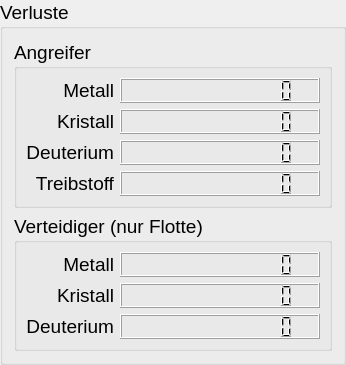
         <widget class="QGroupBox" name="groupBox_9">
          <property name="font">
           <font>
            <pointsize>14</pointsize>
           </font>
          </property>
          <property name="title">
           <string>Verluste</string>
          </property>
          <layout class="QGridLayout" name="gridLayout_12">
           <item row="0" column="0">
            <widget class="QGroupBox" name="groupBox_7">
             <property name="font">
              <font>
               <pointsize>14</pointsize>
              </font>
             </property>
             <property name="title">
              <string>Angreifer</string>
             </property>
             <layout class="QGridLayout" name="gridLayout_10">
              <item row="1" column="0">
               <widget class="QLabel" name="label_57">
                <property name="font">
                 <font>
                  <pointsize>14</pointsize>
                 </font>
                </property>
                <property name="text">
                 <string>Kristall</string>
                </property>
                <property name="alignment">
                 <set>Qt::AlignRight|Qt::AlignTrailing|Qt::AlignVCenter</set>
                </property>
               </widget>
              </item>
              <item row="1" column="1">
               <widget class="QLCDNumber" name="vKrisA_res">
                <property name="minimumSize">
                 <size>
                  <width>200</width>
                  <height>25</height>
                 </size>
                </property>
                <property name="font">
                 <font>
                  <pointsize>14</pointsize>
                 </font>
                </property>
                <property name="smallDecimalPoint">
                 <bool>false</bool>
                </property>
                <property name="digitCount">
                 <number>12</number>
                </property>
                <property name="segmentStyle">
                 <enum>QLCDNumber::Filled</enum>
                </property>
               </widget>
              </item>
              <item row="2" column="0">
               <widget class="QLabel" name="label_58">
                <property name="font">
                 <font>
                  <pointsize>14</pointsize>
                 </font>
                </property>
                <property name="text">
                 <string>Deuterium</string>
                </property>
                <property name="alignment">
                 <set>Qt::AlignRight|Qt::AlignTrailing|Qt::AlignVCenter</set>
                </property>
               </widget>
              </item>
              <item row="2" column="1">
               <widget class="QLCDNumber" name="vDeutA_res">
                <property name="minimumSize">
                 <size>
                  <width>200</width>
                  <height>25</height>
                 </size>
                </property>
                <property name="font">
                 <font>
                  <pointsize>14</pointsize>
                 </font>
                </property>
                <property name="smallDecimalPoint">
                 <bool>false</bool>
                </property>
                <property name="digitCount">
                 <number>12</number>
                </property>
                <property name="segmentStyle">
                 <enum>QLCDNumber::Filled</enum>
                </property>
               </widget>
              </item>
              <item row="0" column="1">
               <widget class="QLCDNumber" name="vMetA_res">
                <property name="minimumSize">
                 <size>
                  <width>200</width>
                  <height>25</height>
                 </size>
                </property>
                <property name="font">
                 <font>
                  <pointsize>14</pointsize>
                 </font>
                </property>
                <property name="smallDecimalPoint">
                 <bool>false</bool>
                </property>
                <property name="digitCount">
                 <number>12</number>
                </property>
                <property name="segmentStyle">
                 <enum>QLCDNumber::Filled</enum>
                </property>
               </widget>
              </item>
              <item row="0" column="0">
               <widget class="QLabel" name="label_56">
                <property name="font">
                 <font>
                  <pointsize>14</pointsize>
                 </font>
                </property>
                <property name="text">
                 <string>Metall</string>
                </property>
                <property name="alignment">
                 <set>Qt::AlignRight|Qt::AlignTrailing|Qt::AlignVCenter</set>
                </property>
               </widget>
              </item>
              <item row="3" column="1">
               <widget class="QLCDNumber" name="verbrauch_A1">
                <property name="sizePolicy">
                 <sizepolicy hsizetype="Minimum" vsizetype="Minimum">
                  <horstretch>0</horstretch>
                  <verstretch>0</verstretch>
                 </sizepolicy>
                </property>
                <property name="minimumSize">
                 <size>
                  <width>150</width>
                  <height>25</height>
                 </size>
                </property>
                <property name="font">
                 <font>
                  <pointsize>14</pointsize>
                 </font>
                </property>
                <property name="digitCount">
                 <number>12</number>
                </property>
               </widget>
              </item>
              <item row="3" column="0">
               <widget class="QLabel" name="label_62">
                <property name="text">
                 <string>Treibstoff</string>
                </property>
                <property name="alignment">
                 <set>Qt::AlignRight|Qt::AlignTrailing|Qt::AlignVCenter</set>
                </property>
               </widget>
              </item>
             </layout>
            </widget>
           </item>
           <item row="1" column="0">
            <widget class="QGroupBox" name="groupBox_8">
             <property name="font">
              <font>
               <pointsize>14</pointsize>
              </font>
             </property>
             <property name="title">
              <string>Verteidiger (nur Flotte)</string>
             </property>
             <layout class="QGridLayout" name="gridLayout_11">
              <item row="0" column="0">
               <widget class="QLabel" name="label_59">
                <property name="font">
                 <font>
                  <pointsize>14</pointsize>
                 </font>
                </property>
                <property name="text">
                 <string>Metall</string>
                </property>
                <property name="alignment">
                 <set>Qt::AlignRight|Qt::AlignTrailing|Qt::AlignVCenter</set>
                </property>
               </widget>
              </item>
              <item row="1" column="1">
               <widget class="QLCDNumber" name="vKrisD_res">
                <property name="minimumSize">
                 <size>
                  <width>200</width>
                  <height>25</height>
                 </size>
                </property>
                <property name="font">
                 <font>
                  <pointsize>14</pointsize>
                 </font>
                </property>
                <property name="smallDecimalPoint">
                 <bool>false</bool>
                </property>
                <property name="digitCount">
                 <number>12</number>
                </property>
                <property name="segmentStyle">
                 <enum>QLCDNumber::Filled</enum>
                </property>
               </widget>
              </item>
              <item row="0" column="1">
               <widget class="QLCDNumber" name="vMetD_res">
                <property name="minimumSize">
                 <size>
                  <width>200</width>
                  <height>25</height>
                 </size>
                </property>
                <property name="font">
                 <font>
                  <pointsize>14</pointsize>
                 </font>
                </property>
                <property name="smallDecimalPoint">
                 <bool>false</bool>
                </property>
                <property name="digitCount">
                 <number>12</number>
                </property>
                <property name="segmentStyle">
                 <enum>QLCDNumber::Filled</enum>
                </property>
               </widget>
              </item>
              <item row="2" column="1">
               <widget class="QLCDNumber" name="vDeutD_res">
                <property name="minimumSize">
                 <size>
                  <width>200</width>
                  <height>25</height>
                 </size>
                </property>
                <property name="font">
                 <font>
                  <pointsize>14</pointsize>
                 </font>
                </property>
                <property name="smallDecimalPoint">
                 <bool>false</bool>
                </property>
                <property name="digitCount">
                 <number>12</number>
                </property>
                <property name="segmentStyle">
                 <enum>QLCDNumber::Filled</enum>
                </property>
               </widget>
              </item>
              <item row="2" column="0">
               <widget class="QLabel" name="label_60">
                <property name="font">
                 <font>
                  <pointsize>14</pointsize>
                 </font>
                </property>
                <property name="text">
                 <string>Deuterium</string>
                </property>
                <property name="alignment">
                 <set>Qt::AlignRight|Qt::AlignTrailing|Qt::AlignVCenter</set>
                </property>
               </widget>
              </item>
              <item row="1" column="0">
               <widget class="QLabel" name="label_61">
                <property name="font">
                 <font>
                  <pointsize>14</pointsize>
                 </font>
                </property>
                <property name="text">
                 <string>Kristall</string>
                </property>
                <property name="alignment">
                 <set>Qt::AlignRight|Qt::AlignTrailing|Qt::AlignVCenter</set>
                </property>
               </widget>
              </item>
             </layout>
            </widget>
           </item>
          </layout>
         </widget>
